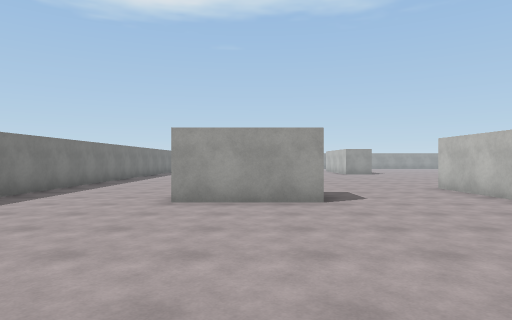
View 1 (above)

22 first-person views from a walk through a scene from a Unity 3-D project. The camera is 1.5 m above the floor, looks level and sees 75° across. The floor is counted in squares, 2 m on a side. Each view is taken from the middle of a square. On the plan, view 1 faces up. The plan holds only what a view shows up to about 11 squares ahead; the rest is blank. The place goes on beyond the plan. Surface patterns are stand-ins for the level's own textures.

View 2
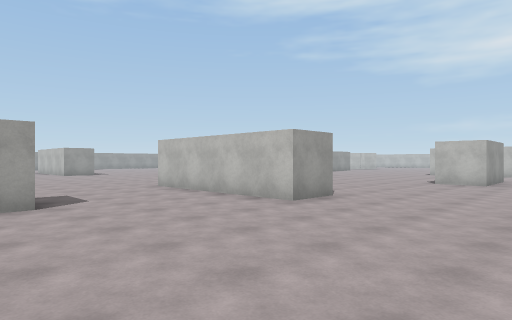

View 3
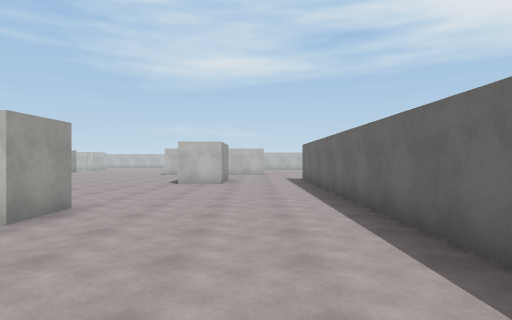

View 4
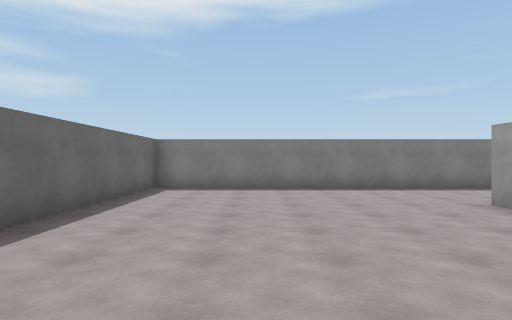

View 5
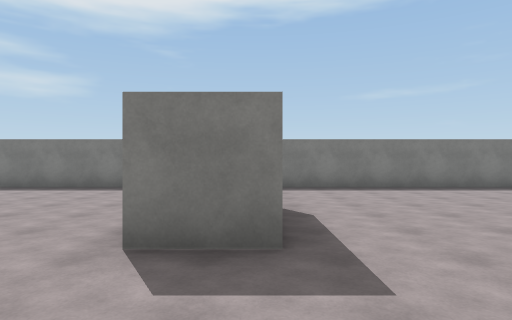

View 6
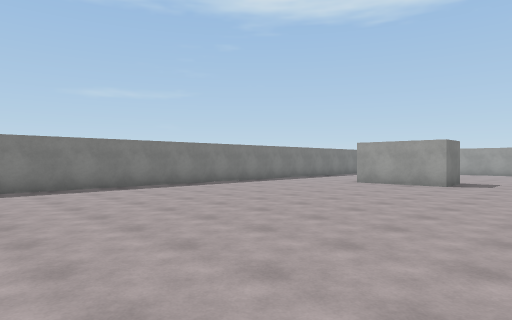

View 7
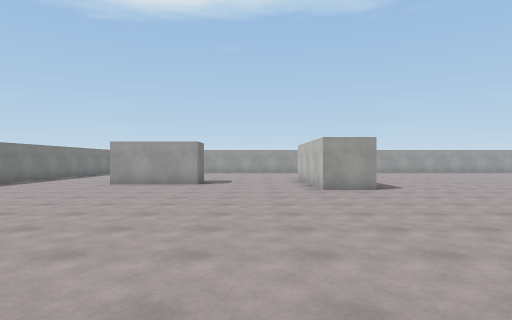

View 8
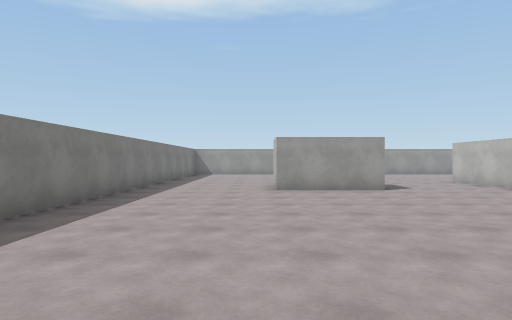

View 9
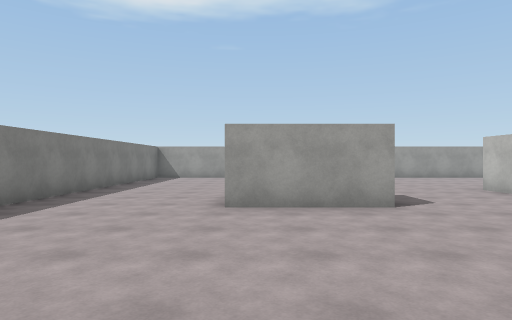

View 10
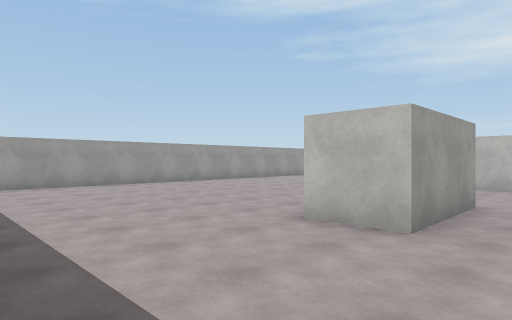

View 11
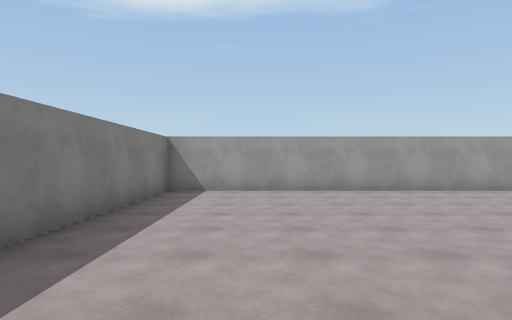

View 12
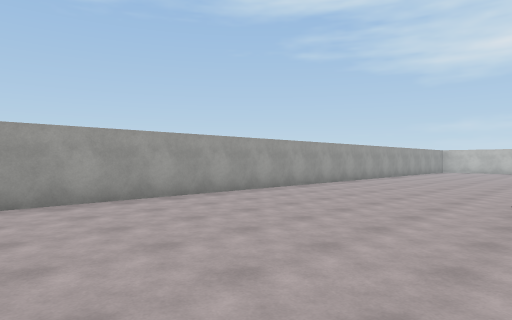

View 13
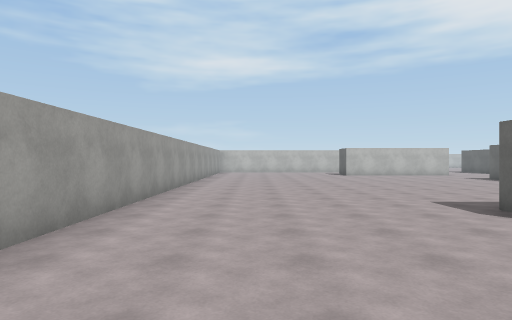

View 14
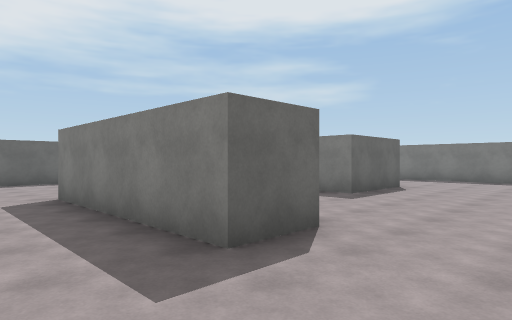

View 15
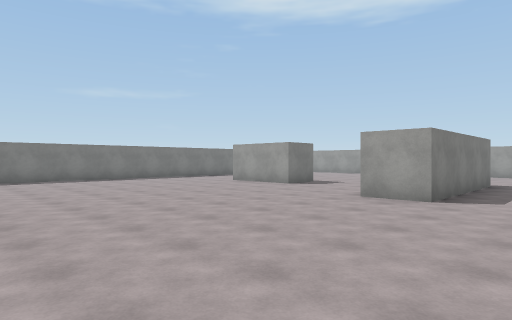

View 16
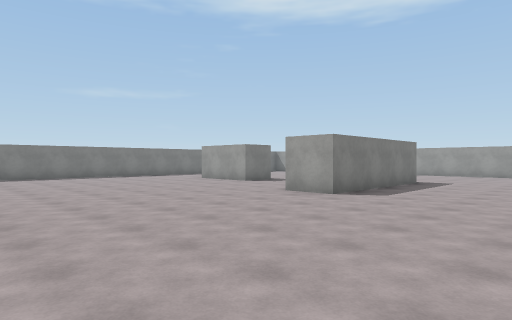

View 17
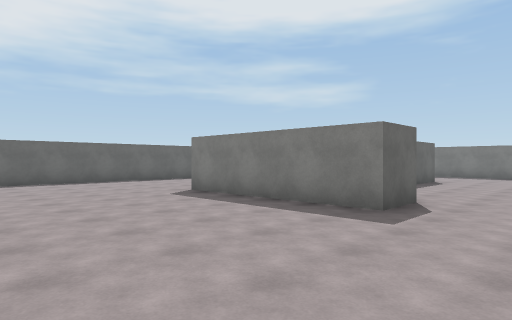

View 18
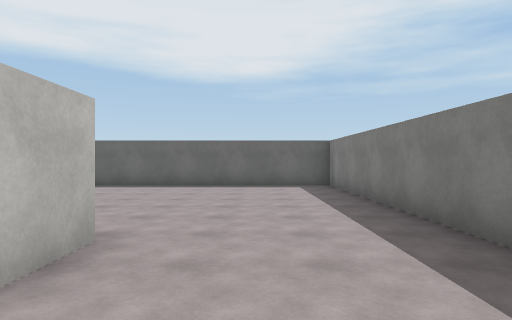

View 19
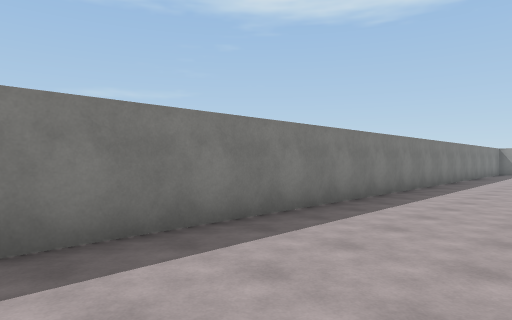

View 20
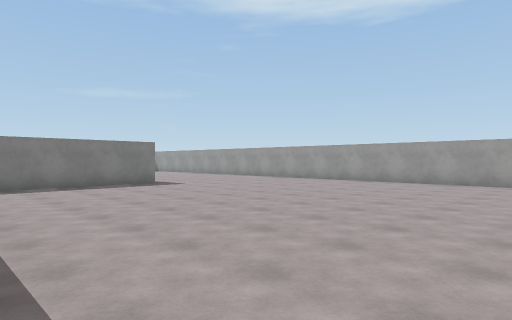

View 21
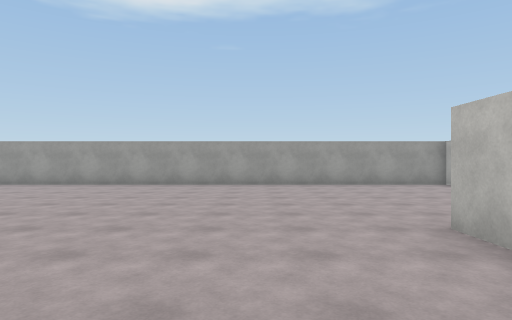

View 22
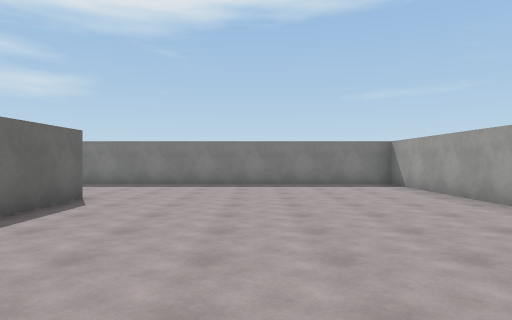

### Floor plan
Points are (right, up) in squares from view 1. A wall is a line through its corners. A room is listed if a view was taken in it or the views show most of it. See-through windows are left out.
Room 1 (views 1, 2, 3, 4, 5, 6, 7, 8, 9, 10, 11, 12, 13, 14, 15, 16, 17, 18, 19, 20, 21, 22)
walls: (6.2, 8.8) (6.2, 3.9) (4.8, 3.9) (4.8, 8.8) (6.2, 8.8); (13.5, 2.1) (11.4, 2.1) (11.4, 3.5); (1.2, 7.2) (1.2, 5.9) (-1.5, 5.9) (-1.5, 7.2) (1.2, 7.2); (4.8, 18.1) (4.8, 18.6); (4.8, 19.1) (4.8, 22.4); (3.2, -0.8) (11.9, -0.8); (17.1, 20.8) (17.1, 21.8); (6.2, 22.4) (6.2, 17.4) (4.8, 17.4) (4.8, 18); (1.2, 20.6) (1.2, 19.3) (-1.5, 19.3) (-1.5, 20.6) (0.6, 20.6); (20.9, 28.1) (-5.2, 28.1) (-5.2, -0.8) (1.8, -0.8)

Positions as (right, up) in squares from view 1, and headings:
1: (0, 0), facing up
2: (0, 0), facing up-right
3: (1, 1), facing right
4: (4, 2), facing left
5: (4, 7), facing left
6: (4, 9), facing up-left
7: (3, 9), facing up
8: (-2, 11), facing up
9: (-1, 14), facing up
10: (-5, 18), facing up-right
11: (-3, 20), facing up
12: (-1, 22), facing up-right
13: (1, 26), facing right
14: (8, 11), facing down-left
15: (8, 11), facing up-left
16: (10, 11), facing up-left
17: (11, 11), facing down-left
18: (-3, 9), facing down
19: (-2, 8), facing up-left
20: (16, 17), facing up-left
21: (15, 18), facing up
22: (5, 24), facing left
